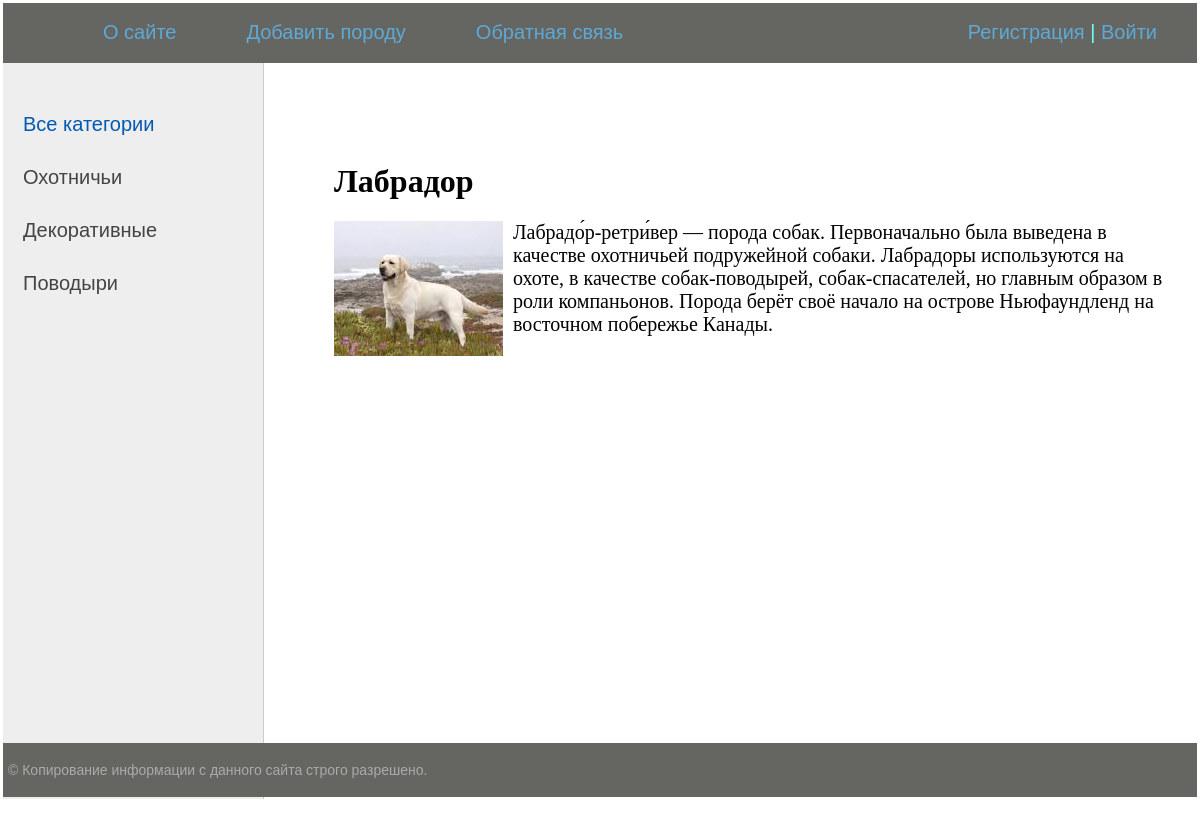
The page /post/labrador on the database its author committed.
### dogs/models.py (models this page shows, shortened)
class Category(models.Model):
    name = models.CharField(max_length=100, db_index=True)
    slug = models.SlugField(max_length=255, unique=True, db_index=True, verbose_name="URL")
    def get_absolute_url(self):
        return reverse('category', kwargs={'cat_slug': self.slug})
    class Meta:
        verbose_name = 'Категория'
        verbose_name_plural = 'Категории'
        ordering = ['id']

class Dogs(models.Model):
    title = models.CharField(max_length=255, verbose_name='Заголовок')
    slug = models.SlugField(max_length=255, unique=True, db_index=True, verbose_name="URL")
    content = models.TextField(blank=True)
    photo = models.ImageField(upload_to='photos/%Y/%m/%d/')
    time_create = models.DateTimeField(auto_now_add=True)
    time_update = models.DateTimeField(auto_now=True)
    is_published = models.BooleanField(default=True)
    cat = models.ForeignKey('Category', on_delete=models.PROTECT)
    def __str__(self):
        return self.title
    class Meta: # Для админки
        verbose_name = 'Породы собак'
        verbose_name_plural = 'Породы собак'
        ordering = ['-time_create']

### dogs/views.py (the view)
# urls.py: path('post/<slug:post_slug>', ShowPost.as_view(), name='post'),
class ShowPost(DataMixin, DetailView):
    model = Dogs
    template_name = 'dogs/post.html'
    slug_url_kwarg = 'post_slug'
    context_object_name = 'post'
    def get_context_data(self, *, object_list=None, **kwargs):
        context = super().get_context_data(**kwargs)
        c_def = self.get_user_context(title=context['post'])
        return dict(list(context.items()) + list(c_def.items()))

### dogs/utils.py (called while the page is built)
    def get_user_context(self, **kwargs):
        context = kwargs
        cats = cache.get('cats')
        if not cats:
            cats = Category.objects.all()
            cache.set('cats', cats, 60)
        context['menu'] = menu
        context['cats'] = cats
        if 'cat_selected' not in context:
            context['cat_selected'] = 0
        return context

### dogs/templates/dogs/post.html
{% extends 'dogs/base.html' %}
{% block content %}
<h1>{{post.title}}</h1>
{% if post.photo %}
<p><img class="img-article-left" src="{{post.photo.url}}"></p>
{% endif %}
{{post.content|linebreaks}}
{% endblock %}

### dogs/templates/dogs/base.html (shortened to what this page needs)
{% load static %}
{% load dogs_tags %}
<!DOCTYPE html>
<html>
<head>
	<link type="text/css" href="{% static 'dogs/css/styles.css' %}" rel="stylesheet" />
</head>
<body>
<table class="table-page" >
<tr><td valign=top>
{% block mainmenu %}
		<div class="header">
			<ul id="mainmenu" class="mainmenu">
			<li class="logo"><a href="{% url 'home' %}"><div class="logo"></div></a></li>
{% for m in menu %}
			<li><a href="{% url m.url_name %}">{{m.title}}</a></li>
{% endfor %}
				{% if request.user.is_authenticated %}
				<li class="last"> {{user.username}} | <a href="{% url 'logout' %}">Выйти</a></li>
				{% else %}
				<li class="last"><a href="{% url 'register' %}">Регистрация</a> | <a href="{% url 'login' %}">Войти</a></li>
				{% endif %}
			</ul>
		</div>
{% endblock mainmenu %}
<table class="table-content" border=0 cellpadding="0" cellspacing="0">
<tr>
	<td valign="top" class="left-chapters">
	<ul id="leftchapters">
{% if cat_selected == 0 %}
		<li class="selected">Все категории</li>
{% else %}
		<li><a href="{% url 'home' %}">Все категории</a></li>
{% endif %}
{% for c in cats %}
	{% if c.pk == cat_selected %}
		<li class="selected">{{c.name}}</li>
	{% else %}
		<li><a href="{{ c.get_absolute_url }}">{{c.name}}</a></li>
	{% endif %}
{% endfor %}
	</ul>
</td>
<td valign="top" class="content">
	<div class="content-text">
{% block content %}
{% endblock %}
	</div>
</td></tr></table>
</td></tr>
<tr><td valign=top>
	<div id="footer">
		<p>&copy; Копирование информации с данного сайта строго разрешено.</p>
	</div>
</td></tr></table>
</body>
</html>

### dogs/static/dogs/css/styles.css (style rules this page uses)
html, body { font-family: 'Arial'; margin: 0; padding: 0; height: 100%; width: 100%; color: #444; }
a { color: #0059b2; text-decoration: none; }
img { max-width: 600px; height: auto; }
img.img-article-left { max-width: 300px; height: auto; float: left; padding: 0 10px 10px 0; }
.table-page { width: 100%; height: 100%; vertical-align: top; }
.table-page tr { height: 100%; }
.header { background: #656561; height: 60px; }
.logo { background: url('../images/home.png') no-repeat 10px 5px; width: 70px; height: 60px; }
ul.mainmenu { list-style: none; margin: 0; padding: 0; height: 60px; color: #73fdf1; font-size: 20px; overflow: hidden; }
ul.mainmenu li { float: left; margin: 18px 40px 0 30px; }
ul.mainmenu li.logo { margin: 0; }
ul.mainmenu li.last { float: right; }
ul.mainmenu li a { color: #5ea9d5; text-decoration: none; }
.table-content { width: 100%; min-height: 100%; height: 100%; }
.left-chapters { margin: 0; background: #eee; border-right: 1px solid #ccc; min-height: 100%; }
.left-chapters ul { width: 230px; min-height: 100%; margin: 0; padding: 20px 10px 10px 20px; list-style: none; font-size: 20px; }
.left-chapters ul li { margin: 30px 0 0 0; color: #999; }
.left-chapters ul li.selected { color: #0059b2; }
.left-chapters ul li a { color: #444; text-decoration: none; }
.content { padding: 40px 20px 20px 40px; width: 100%; box-sizing: border-box; }
.content-text { margin: 60px 0 0 30px; color: #000; font-size: 20px; font-family: Yandex Sans Display Light; }
.content-text h1 { font-size: 32px; }
#footer { box-sizing: border-box; background: #656561; padding: 5px; color: #aaa; font-size: 14px; font-family: Verdana, Geneva, Arial, Helvetica; text-align: left; overflow: hidden; }

### rows shown on the page
Category: name "Охотничьи"
Category: name "Декоративные"
Category: name "Поводыри"
Dogs: title "Лабрадор", photo (picture), content "Лабрадо́р-ретри́вер — порода собак. Первоначально была выведена в качестве охотничьей подружейной собаки. Лабрадоры используются на охоте, в качестве собак-поводырей, собак-спасателей, но главным образом в роли компаньонов. Порода берёт своё начало на острове Ньюфаундленд на восточном побережье Канады."

### other values the page prints
{{ m.title }} "О сайте" "Добавить породу" "Обратная связь"
